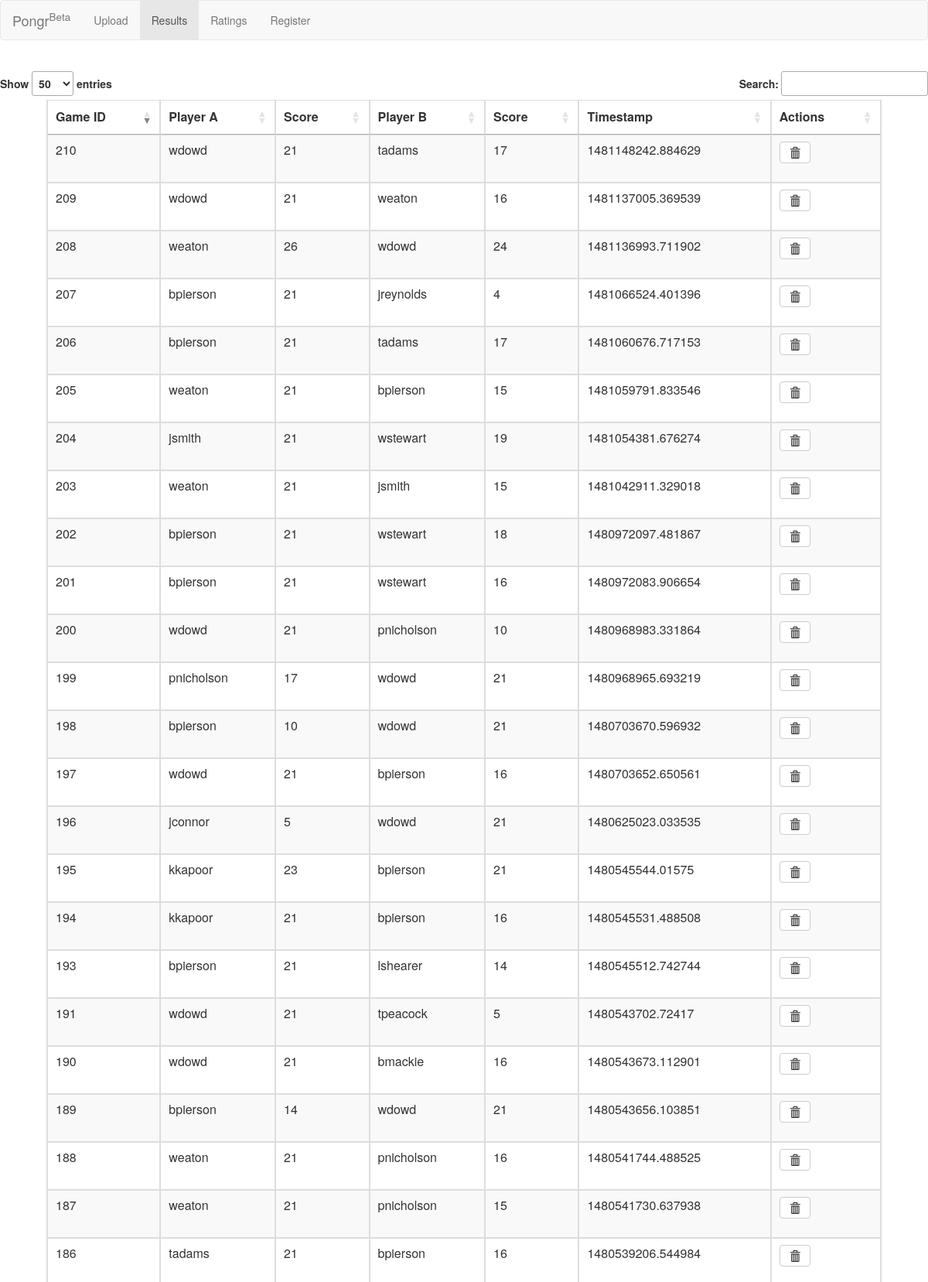
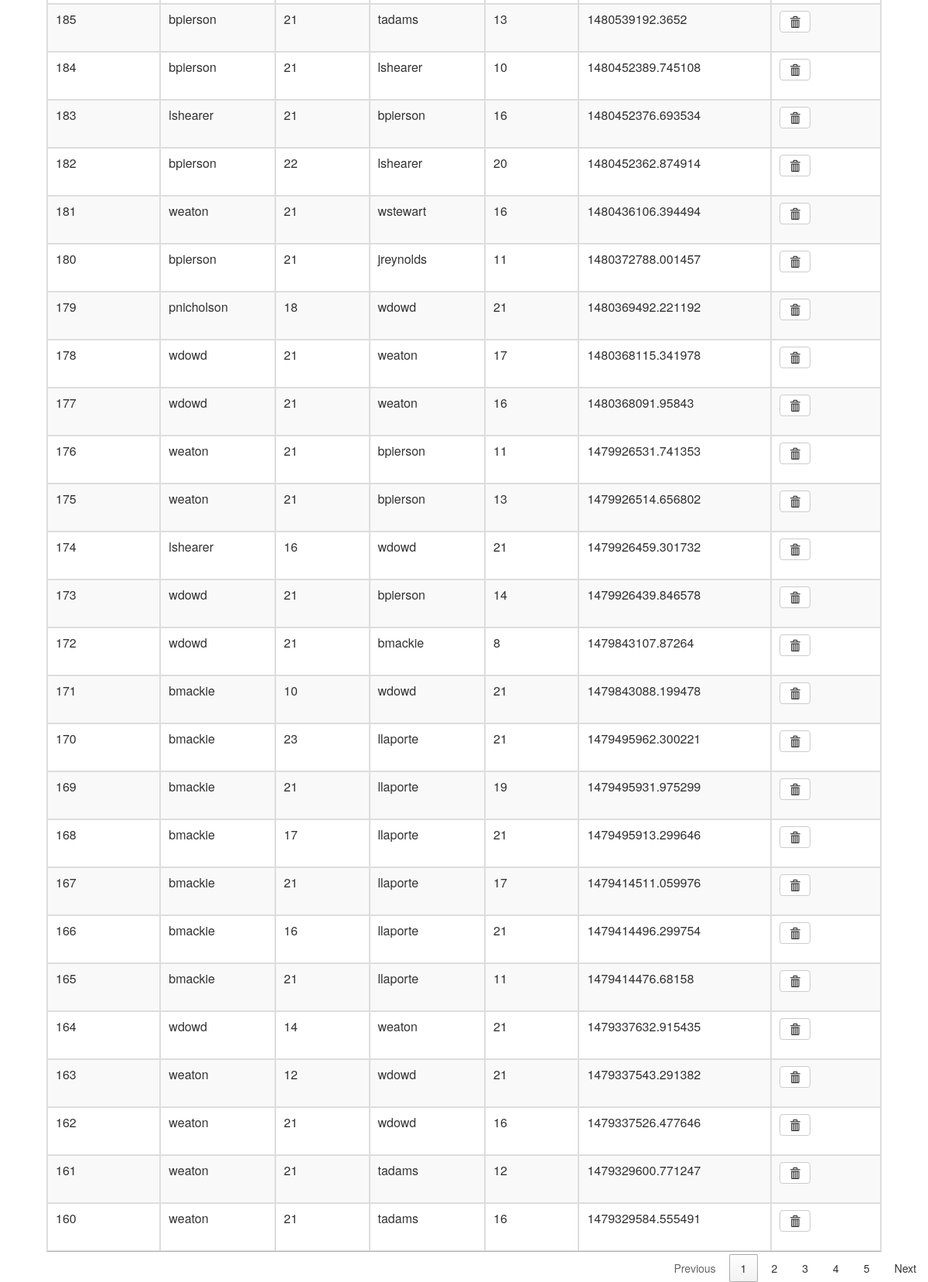
Before: /games with the older database file (2 pictures, top to bottom).
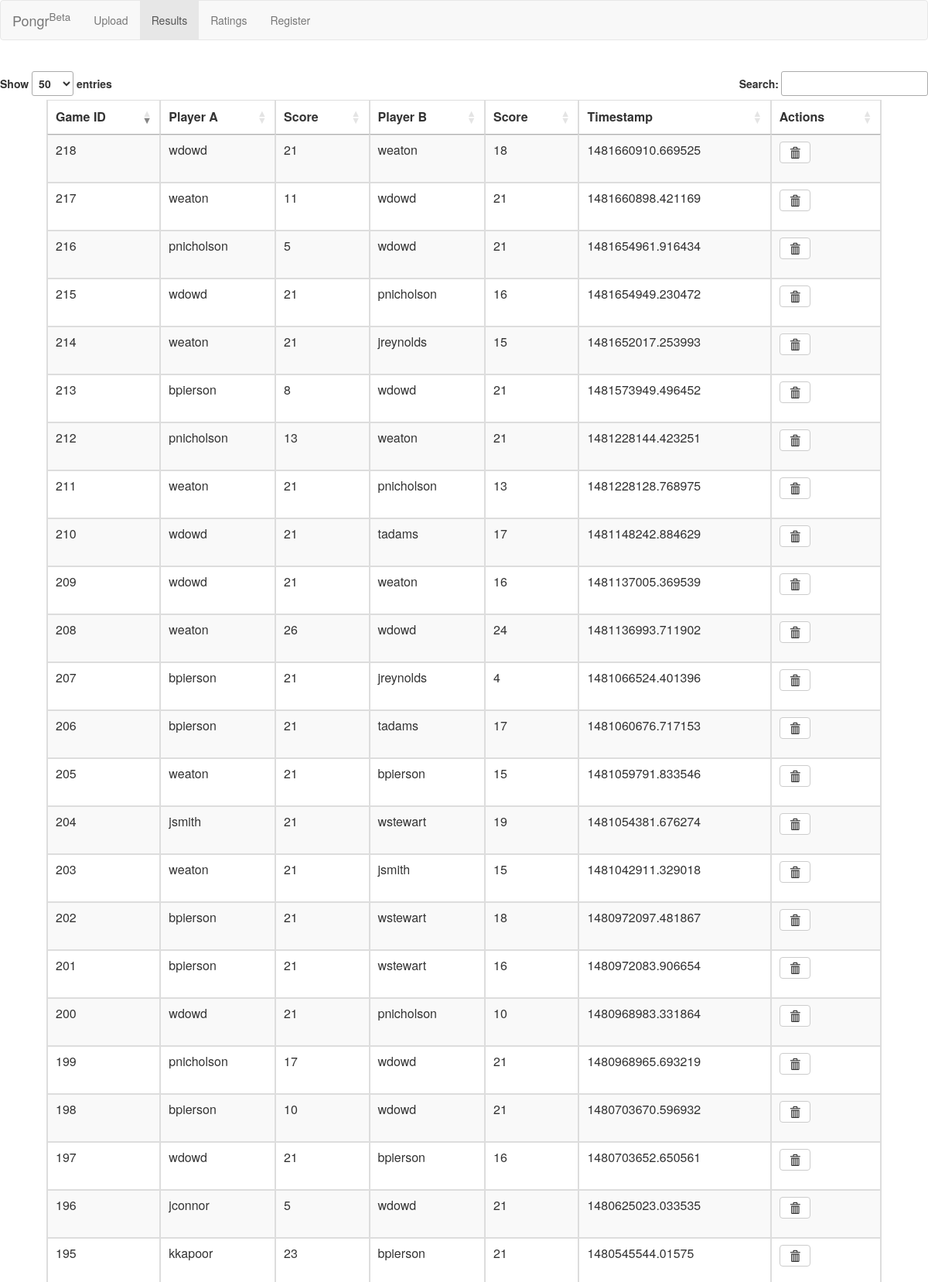
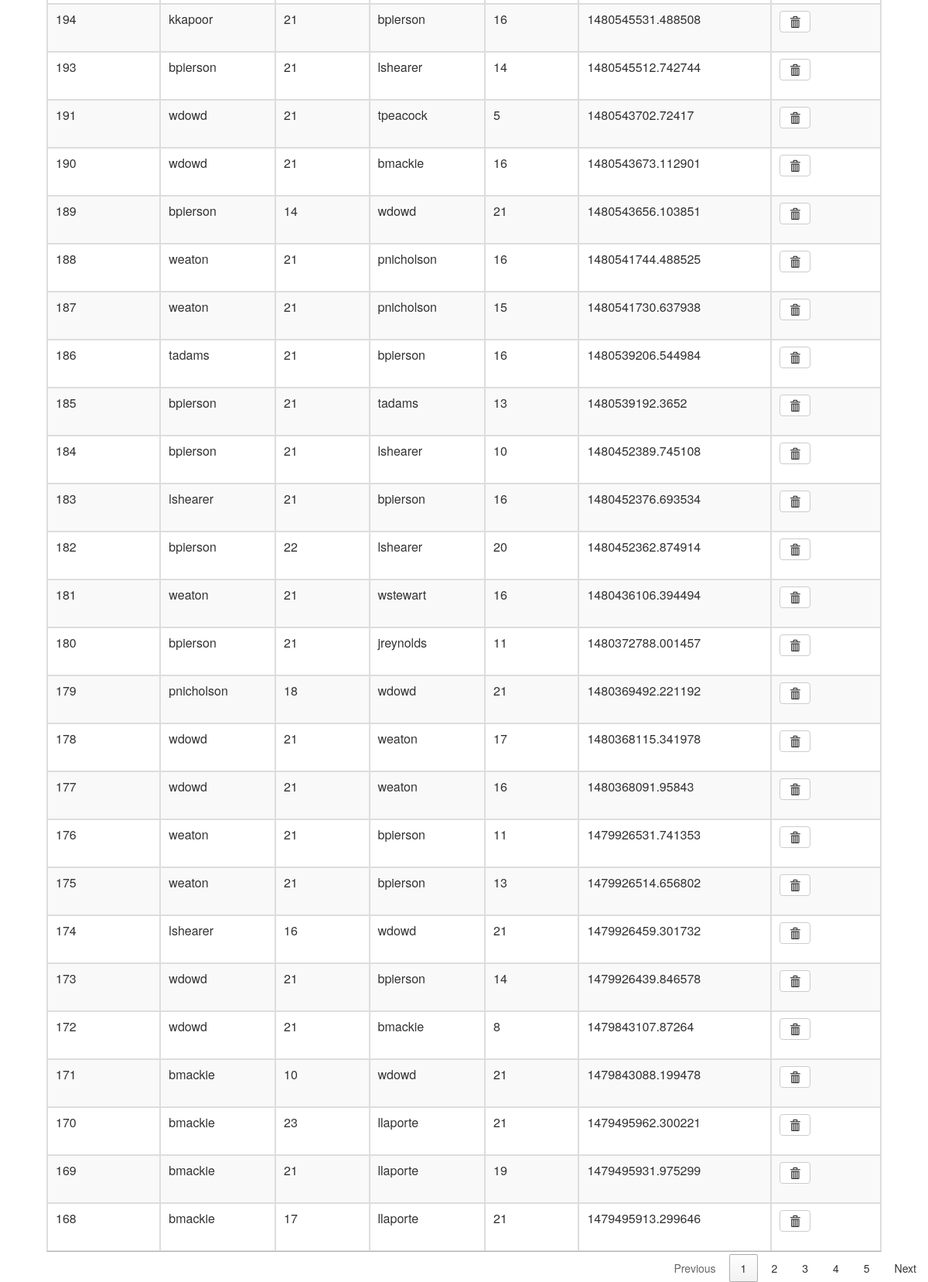
After: the same page with the newer database file (2 pictures, top to bottom).
### run.py (models this page shows)
class Game(db.Model):
    id = Column(Integer, primary_key=True)
    player_a = Column(Text, unique=False)
    player_b = Column(Text, unique=False)
    score_a = Column(Integer, unique=False)
    score_b = Column(Integer, unique=False)
    timestamp = Column(Integer, unique=False)
    deleted = Column(Boolean, unique=False)

### run.py (the view)
@app.route('/games', methods=['GET'])
def matches():
    df = pd.read_sql('select * from game where deleted = 0', con=engine)
    df = df.to_dict('records')
    return render_template('gamelog.html', games=df)

### templates/gamelog.html (shortened to what this page needs)
{% extends "layout.html" %}
{% block content %}
<html>
<head>
</head>
<link  rel="stylesheet" type="text/css" href = "//maxcdn.bootstrapcdn.com/bootstrap/3.3.5/css/bootstrap.min.css">
<link  rel="stylesheet" type="text/css" href="//cdn.datatables.net/1.10.7/css/jquery.dataTables.css">
<link  rel="stylesheet" type="text/css" href = "//cdn.datatables.net/plug-ins/1.10.7/integration/bootstrap/3/dataTables.bootstrap.css">
<br>
<body>
  <table class = 'table table-striped table-bordered' width="90%" id='fine' align='center'>
  			<thead>
  				<tr>
  					<th> Game ID </th>
  					<th> Player A </th>
  					<th> Score  </th>
  					<th> Player B </th>
  					<th> Score </th>
  					<th> Timestamp </th>
            <th> Actions </th>
  				</tr>
  			</thead>
  			<tbody>
  				{% for item in games %}
  				<tr>
            <td> {{item['id']}}  </td>
  					<td> {{item['player_a']}}  </td>
  					<td> {{item['score_a']}}  </td>
  					<td> {{item['player_b']}} </td>
  					<td> {{item['score_b']}}  </td>
  					<td> {{item['timestamp']}}  </td>
            <td>
                <form action="/delete/{{ item['id'] }}" method="post">
                <button type="submit" class="btn btn-default">
                  <span class="glyphicon glyphicon-trash" aria-hidden="true"></span>
                </form>
            </td>
  				</tr>
  				{% endfor %}
  			</tbody>
  		</table>
</body>
</html>
{% endblock %}

Changed rows visible on the page:
no longer on this page (row unchanged): Game: id "160", player_a "weaton", score_a "21", player_b "tadams", score_b "16", timestamp "1479329584.555491"
no longer on this page (row unchanged): Game: id "161", player_a "weaton", score_a "21", player_b "tadams", score_b "12", timestamp "1479329600.771247"
no longer on this page (row unchanged): Game: id "162", player_a "weaton", score_a "21", player_b "wdowd", score_b "16", timestamp "1479337526.477646"
no longer on this page (row unchanged): Game: id "163", player_a "weaton", score_a "12", player_b "wdowd", score_b "21", timestamp "1479337543.291382"
no longer on this page (row unchanged): Game: id "164", player_a "wdowd", score_a "14", player_b "weaton", score_b "21", timestamp "1479337632.915435"
no longer on this page (row unchanged): Game: id "165", player_a "bmackie", score_a "21", player_b "llaporte", score_b "11", timestamp "1479414476.68158"
no longer on this page (row unchanged): Game: id "166", player_a "bmackie", score_a "16", player_b "llaporte", score_b "21", timestamp "1479414496.299754"
no longer on this page (row unchanged): Game: id "167", player_a "bmackie", score_a "21", player_b "llaporte", score_b "17", timestamp "1479414511.059976"
added Game: id "211", player_a "weaton", score_a "21", player_b "pnicholson", score_b "13", timestamp "1481228128.768975"
added Game: id "212", player_a "pnicholson", score_a "13", player_b "weaton", score_b "21", timestamp "1481228144.423251"
added Game: id "213", player_a "bpierson", score_a "8", player_b "wdowd", score_b "21", timestamp "1481573949.496452"
added Game: id "214", player_a "weaton", score_a "21", player_b "jreynolds", score_b "15", timestamp "1481652017.253993"
added Game: id "215", player_a "wdowd", score_a "21", player_b "pnicholson", score_b "16", timestamp "1481654949.230472"
added Game: id "216", player_a "pnicholson", score_a "5", player_b "wdowd", score_b "21", timestamp "1481654961.916434"
added Game: id "217", player_a "weaton", score_a "11", player_b "wdowd", score_b "21", timestamp "1481660898.421169"
added Game: id "218", player_a "wdowd", score_a "21", player_b "weaton", score_b "18", timestamp "1481660910.669525"
